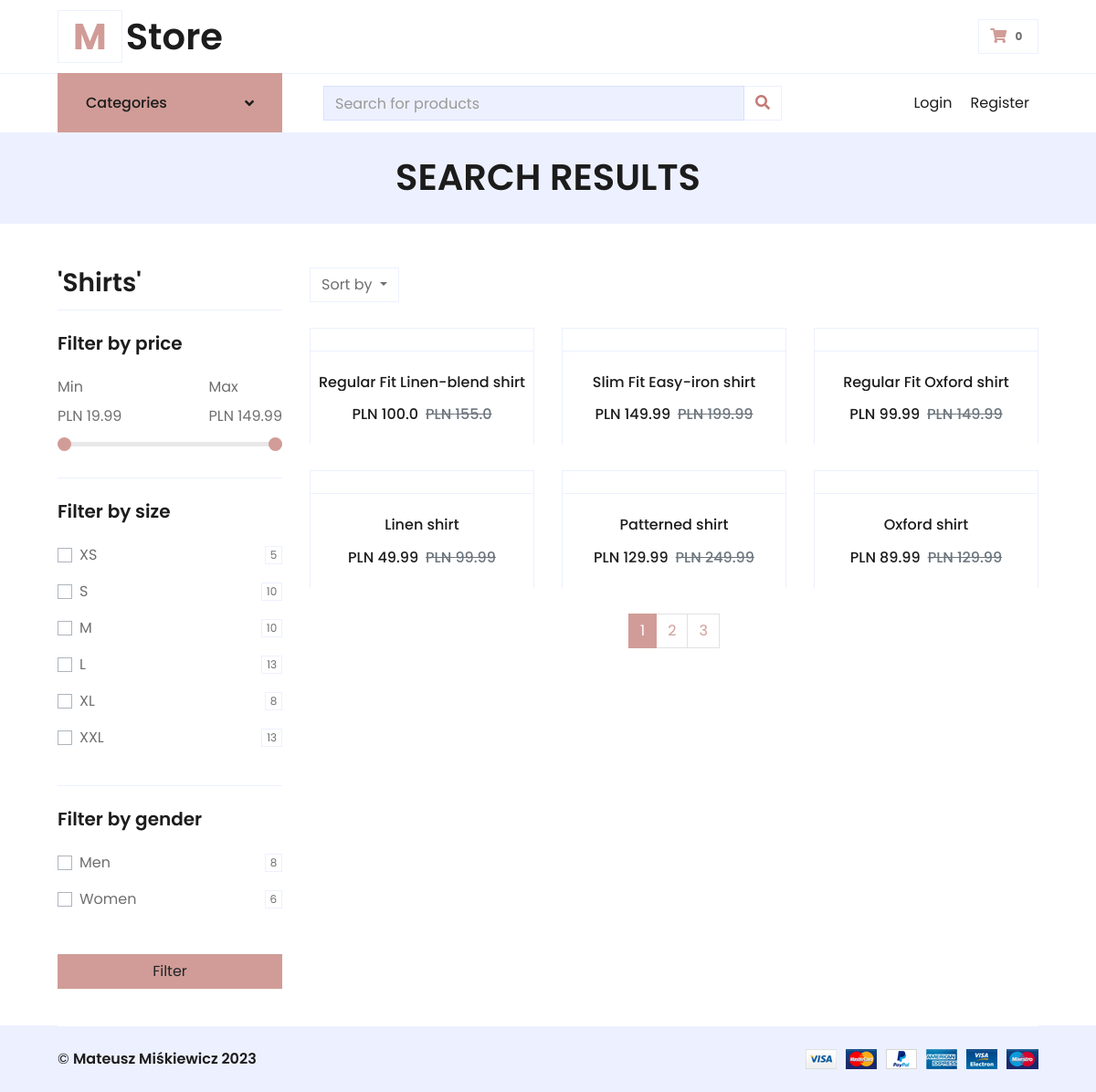
/search?q=Shirts, run on the app's committed database.
### models.py (models this page shows)
class Product(db.Model):
    __tablename__ = "products"
    id = db.Column(db.Integer, primary_key=True)
    sex = db.Column(db.String(6), nullable=False)
    category = db.Column(db.String(25), nullable=False)
    name = db.Column(db.String(250), nullable=False)
    original_price = db.Column(db.Float, nullable=False)
    current_price = db.Column(db.Float, nullable=False)
    description = db.Column(db.String(1000), nullable=False)
    additional_description = db.Column(db.String(1000), nullable=False)
    available_sizes = db.Column(db.String(250), nullable=False)
    img_url = db.Column(db.String(250), nullable=False)
    img_url2 = db.Column(db.String(250), nullable=True)
    img_url3 = db.Column(db.String(250), nullable=True)
    date = db.Column(db.DateTime, nullable=False)
    order_details = relationship("Order_Details", back_populates="product")
    review = relationship("Review", back_populates="product")

### routes.py (the view, shortened to what this page needs)
@app.route('/search', methods=["GET", "POST"])
def search():
    sizes_list = []
    gender_list = []
    all_genders = ["Men", "Women"]
    page = request.args.get('page', 1, type=int)
    all_products = Product.query
    sort_by = None
    search_query = request.args.get("q", None)
    initial_results = all_products.filter(or_(Product.name.like("%" + search_query + "%"),
                                              Product.category.like("%" + search_query + "%"),
                                              Product.sex.like(search_query)))
    if initial_results.count() > 0:
        general_min_price = min(product.current_price for product in initial_results)
        general_max_price = max(product.current_price for product in initial_results)
        min_price = min(product.current_price for product in initial_results)
        max_price = max(product.current_price for product in initial_results)
    else:
        general_min_price = 0
        general_max_price = 0
        min_price = 0
        max_price = 0
    for product in initial_results:
        temp_sizes = product.available_sizes.split("'")[1::2]
        for size in temp_sizes:
            if size not in sizes_list:
                sizes_list.append(size)
    all_sizes = sizes_list
    sizes_list = []
    sizes_quantity = []
    gender_quantity = []
    if request.args.get("min_price") is not None:
        min_price = float(request.args.get("min_price"))
        max_price = float(request.args.get("max_price"))
        sizes_list = request.args.getlist("sizes_list")
        gender_list = request.args.getlist("gender_list")
    if min_price > max_price:
        min_price, max_price = max_price, min_price
    for size in all_sizes:
        sizes_quantity.append(Product.query.filter(and_(or_(Product.name.like("%" + search_query + "%"),
                                                            Product.category.like("%" + search_query + "%"),
                                                            Product.sex.like(search_query)),
                                                        Product.current_price >= min_price,
                                                        Product.current_price <= max_price,
                                                        or_(*[Product.sex.like(gender) for gender in gender_list]),
                                                        Product.available_sizes.like("%" + f"'{size}'" + "%"))).count())
    for gender in all_genders:
        gender_quantity.append(Product.query.filter(and_(or_(Product.name.like("%" + search_query + "%"),
                                                             Product.category.like("%" + search_query + "%"),
                                                             Product.sex.like(search_query)),
                                                         Product.current_price >= min_price,
                                                         Product.current_price <= max_price,
                                                         or_(*[Product.available_sizes.like("%" + size + "%") for size
                                                               in sizes_list]),
                                                         Product.sex.like(gender))).count())
    filtered_products = all_products.filter(or_(Product.name.like("%" + search_query + "%"),
                                                Product.category.like("%" + search_query + "%"),
                                                Product.sex.like(search_query)),
                                            Product.current_price >= min_price,
                                            Product.current_price <= max_price,
                                            or_(*[Product.available_sizes.like("%" + size + "%") for size in
                                                  sizes_list]),
                                            or_(*[Product.sex.like(gender) for gender in gender_list]))
    if request.args.get("sort_by") is not None:
        if request.args.get("sort_by") == "latest":
            sort_by = "latest"
            filtered_products = filtered_products.order_by(Product.date.desc()).paginate(page=page, per_page=6)
        elif request.args.get("sort_by") == "most_expensive":
            sort_by = "most_expensive"
            filtered_products = filtered_products.order_by(Product.current_price.desc()).paginate(page=page, per_page=6)
        elif request.args.get("sort_by") == "least_expensive":
            sort_by = "least_expensive"
            filtered_products = filtered_products.order_by(Product.current_price.asc()).paginate(page=page, per_page=6)
    else:
        filtered_products = filtered_products.paginate(page=page, per_page=6)
    return render_template("search.html", general_min_price=general_min_price, general_max_price=general_max_price,
                           min_price=min_price, max_price=max_price, sizes=all_sizes, sizes_list=sizes_list,
                           gender_list=gender_list,
                           products=filtered_products, all_products=all_products, sizes_quantity=sizes_quantity,
                           gender_quantity=gender_quantity,
                           search_query=search_query, sort_by=sort_by)

### templates/search.html (shortened to what this page needs)
{% include "header.html" %}
<div class="container-fluid bg-secondary">
    <div class="d-flex flex-column align-items-center justify-content-center" style="min-height: 100px">
        <h1 class="font-weight-semi-bold text-uppercase mb-3" style="margin-top:13px;">Search results</h1>
    </div>
</div>
<form method="post" action="{{ url_for('search', q=search_query, sort_by=sort_by) }}">
    <div class="container-fluid pt-5">
        <div class="row px-xl-5">
            <div class="col-lg-3 col-md-12">
                {% if search_query != "" %}
                <div class="border-bottom mb-4 pb-1">
                    <h3 class="font-weight-semi-bold">'{{search_query}}'</h3>
                </div>
                {% endif %}
                <div class="border-bottom mb-4 pb-4">
                    <h5 class="font-weight-semi-bold mb-4">Filter by price</h5>
                    <ul class="items no-bullets">
                        <li>
                            <div class="price-content">
                                <div>
                                    <label>Min</label>
                                    <p id="min-value">PLN {{min_price}}</p>
                                </div>
                                <div>
                                    <label>Max</label>
                                    <p id="max-value">PLN {{max_price}}</p>
                                </div>
                            </div>
                            <div class="range-slider-full">
                                <input type="range" name="min-price" class="price-range min-price" value="{{min_price}}"
                                       min="{{general_min_price}}" max="{{general_max_price}}" step="1">
                                <input type="range" name="max-price" class="price-range max-price" value="{{max_price}}"
                                       min="{{general_min_price}}" max="{{general_max_price}}" step="1">
                            </div>
                        </li>
                    </ul>
                </div>
                <div class="border-bottom mb-4 pb-4">
                    <h5 class="font-weight-semi-bold mb-4">Filter by size</h5>
                    {% set i = namespace(value=0) %}
                    {% for size in sizes %}
                    <div class="custom-control custom-checkbox d-flex align-items-center justify-content-between mb-3">
                        <label class="custom-control-label" for="size-{{size}}">{{size}}</label>
                        <span class="badge border font-weight-normal">{{sizes_quantity[i.value]}}</span>
                    </div>
                    {% set i.value = i.value + 1 %}
                    {% endfor %}
                </div>
                {% set all_genders = ["Men", "Women"] %}
                <div class="mb-5">
                    <h5 class="font-weight-semi-bold mb-4">Filter by gender</h5>
                    {% set i = namespace(value=0) %}
                    {% for gender in all_genders %}
                    <div class="custom-control custom-checkbox d-flex align-items-center justify-content-between mb-3">
                        <label class="custom-control-label" for="gender-{{gender}}">{{gender}}</label>
                        <span class="badge border font-weight-normal">{{gender_quantity[i.value]}}</span>
                    </div>
                    {% set i.value = i.value + 1 %}
                    {% endfor %}
                </div>
</form>
<center>
    <button class="btn btn-primary" style="width:100%; margin-bottom:40px;">Filter</button>
</center>
<div class="col-lg-9 col-md-12">
    <div class="row pb-3">
        <div class="col-12 pb-1">
            <div class="d-flex align-items-center justify-content-between mb-4">
                <div class="dropdown ml-0">
                    <button class="btn border dropdown-toggle" type="button" id="triggerId" data-toggle="dropdown"
                            aria-haspopup="true"
                            aria-expanded="false">
                        Sort by
                    </button>
                </div>
            </div>
        </div>
        {% if products.total == 0 %}
        <div class="col-12 pb-1">
            <div class="justify-content-center mb-1">
                <p class="text-center">There are no results matching your search criteria.</p>
            </div>
        </div>
        {% else %}
        {% for product in products.items %}
        <div class="col-lg-4 col-md-6 col-sm-12 pb-1">
            <a href="{{ url_for('view_product', product_id=product.id) }}" style="text-decoration:none">
                <div class="card product-item border-0 mb-4">
                    <div class="card-header product-img position-relative overflow-hidden bg-transparent border p-0">
                    </div>
                    <div class="card-body border-left border-right text-center p-0 pt-4 pb-3">
                        <h6 class="text-truncate mb-3">{{ product.name }}</h6>
                        <div class="d-flex justify-content-center">
                            <h6>PLN {{ product.current_price }}</h6>
                            <h6 class="text-muted ml-2">
                                <del>PLN {{product.original_price }}</del>
                            </h6>
                        </div>
                    </div>
                </div>
            </a>
        </div>
        {% endfor %}
        {% endif %}
        <div class="col-12 pb-1">
            <nav aria-label="Page navigation">
                <ul class="pagination justify-content-center mb-3">
                    {% for page_num in products.iter_pages(left_edge=1, right_edge=1, left_current=1, right_current=2)
                    %}
                    {% if page_num %}
                    {% if products.page == page_num %}
                    <li class="page-item active"><a class="page-link"
                                                    href="{{ url_for('search', q=search_query, page=page_num, min_price=min_price, max_price=max_price, sizes_list=sizes_list, gender_list=gender_list, sort_by=sort_by) }}">{{page_num}}</a>
                    </li>
                    {% else %}
                    <li class="page-item"><a class="page-link"
                                             href="{{ url_for('search', q=search_query, page=page_num, min_price=min_price, max_price=max_price, sizes_list=sizes_list, gender_list=gender_list, sort_by=sort_by) }}">{{page_num}}</a>
                    </li>
                    {% endif %}
                    {% else %}
                    <p style="margin-top:18px; padding:0 5px 0 5px;">...</p>
                    {% endif %}
                    {% endfor %}
                </ul>
            </nav>
        </div>
    </div>
</div>
{% include "footer.html" %}

### data on the page
Product: current_price "19.99", min-price "19.99"
Product: current_price "149.99", max-price "149.99", name "Slim Fit Easy-iron shirt", original_price "199.99"
Product: sex "Men", id "8"
Product: sex "Women", id "6", name "Oxford shirt", current_price "89.99", original_price "129.99"
Product: name "Regular Fit Linen-blend shirt", current_price "100.0", original_price "155.0"
Product: name "Regular Fit Oxford shirt", current_price "99.99", original_price "149.99"
Product: name "Linen shirt", current_price "49.99", original_price "99.99"
Product: name "Patterned shirt", current_price "129.99", original_price "249.99"

### other printed values
{{ search_query }} "Shirts"
{{ size }} "XS" "S" "M" "L" "XL" "XXL"
{{ sizes_quantity[i.value] }} "5" "10" "10" "13" "8" "13"
{{ page_num }} "1"
{{ page_num }} "2" "3"
